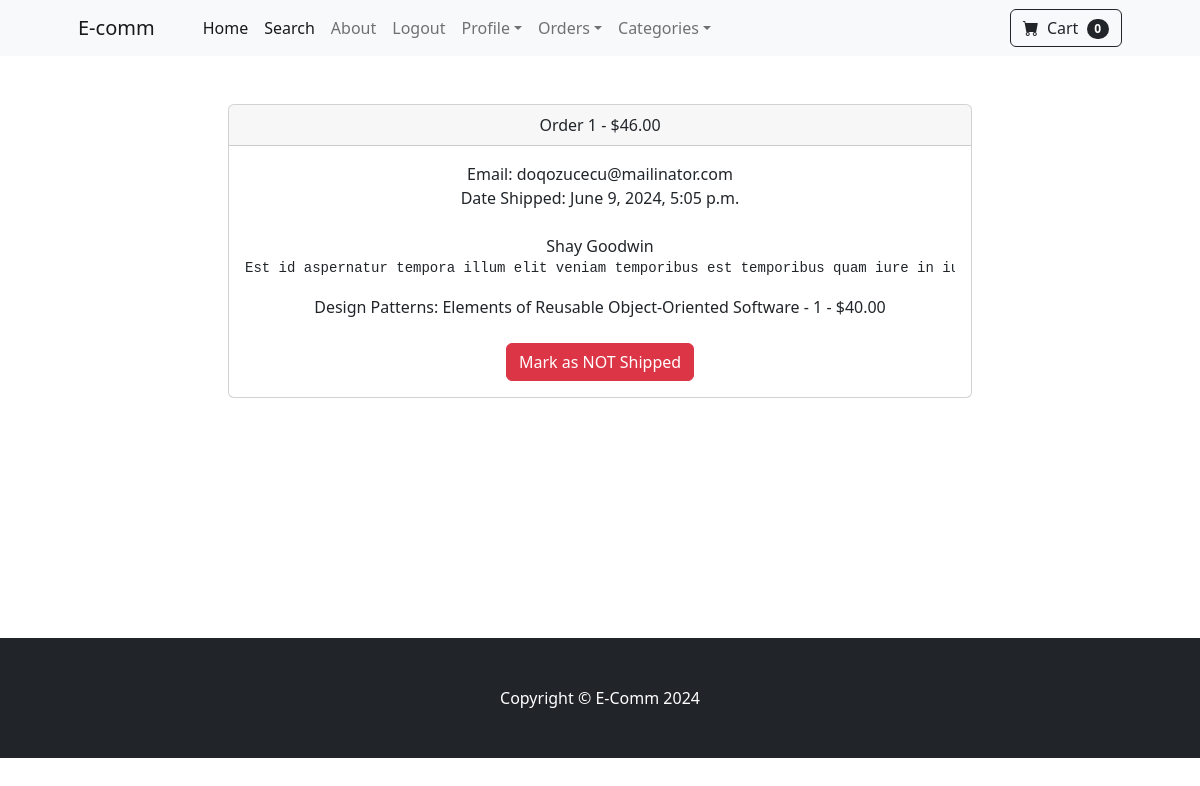
/payment/orders/1 (signed in), run on an earlier commit of the app's database.
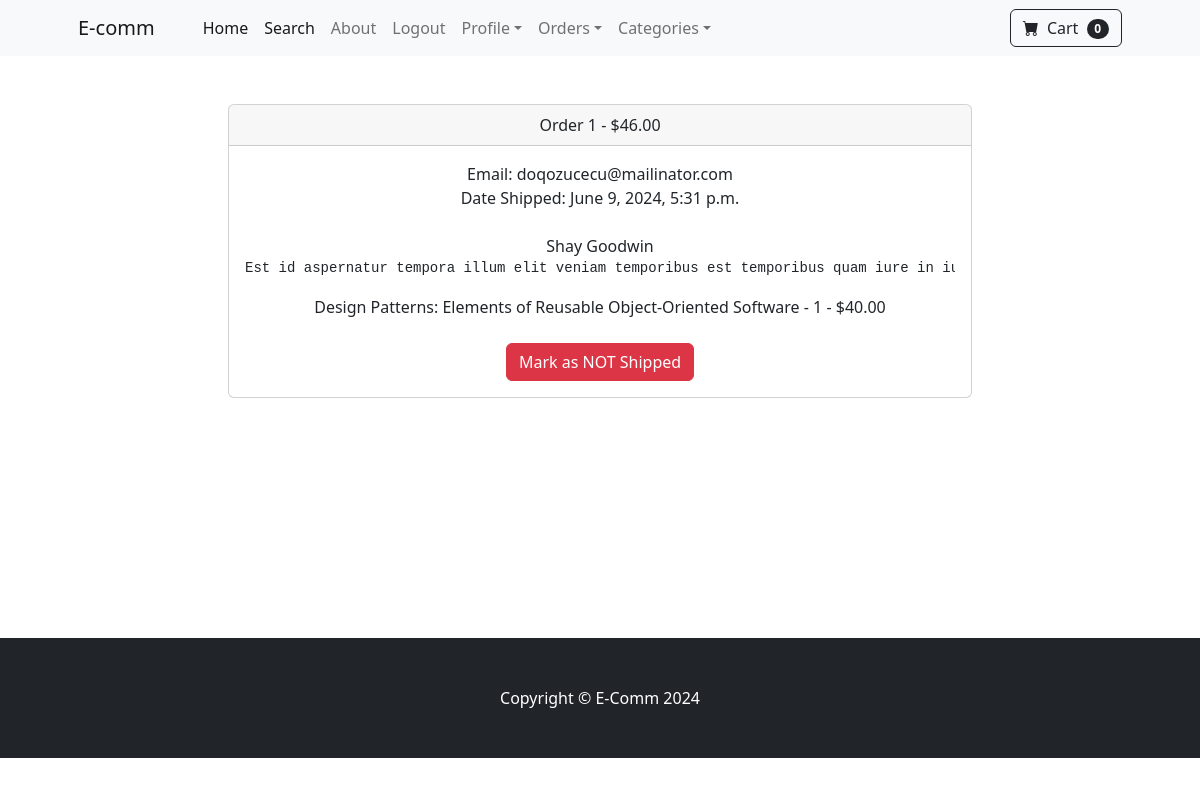
And on a later commit of the database.
### payment/models.py (models this page shows, shortened)
class Order(models.Model):
    user = models.ForeignKey(User, on_delete=models.CASCADE, null=True, blank=True)
    full_name = models.CharField(max_length=255)
    email = models.EmailField(max_length=255)
    shipping_address = models.TextField(max_length=15000)
    amount_paid = models.DecimalField(max_digits=10, decimal_places=2)
    date_ordered = models.DateTimeField(auto_now_add=True)
    shipped = models.BooleanField(default=False)
    date_shipped = models.DateTimeField(blank=True, null=True)

### payment/views.py (the view, shortened to what this page needs)
# urls.py: path('orders/<int:pk>', views.orders, name='orders'),
def orders(request, pk):
    if request.user.is_authenticated and request.user.is_superuser:
        order = Order.objects.get(id=pk)     #Get order
        items = OrderItem.objects.filter(order=pk)   #Get the order items
        return render(request, 'payment/orders.html', {"order":order, "items":items})
    else:
        messages.success(request, "Access Denied")
        return redirect ('home')

### cart/cart.py (called while the page is built)
    def __len__(self):
        return len(self.cart)

### cart/context_processors.py (called while the page is built)
def cart(request):
    return {'cart': Cart(request)}

### store/models.py (called while the page is built)
    def __str__(self):
        return self.name

### payment/templates/payment/orders.html (shortened to what this page needs)
{% extends 'base.html' %}
{% block content %}
        <div class="container">
            <div class="row">
                <center>
                    <div class="col-8">
                        <br><br>
                      <div class="card">
                        <div class="card-header">
                          Order {{ order.id }} - ${{ order.amount_paid }}
                        </div>
                        <div class="card-body">
                         Email: {{ order.email }}<br>
                         {% if order.date_shipped %}
                         Date Shipped: {{ order.date_shipped}}
                         {% else %}
                         Date Ordered: {{ order.date_ordered}}
                         {% endif %}
                         <br><br>
                         {{ order.full_name }}<br>
                         <pre>{{order.shipping_address}}</pre>
                         {% for item in items %}
                         {{ item.product }} - {{ item.quantity }} - ${{ item.price }}
                         {% endfor %}<br><br>
                         {% if not order.shipped %}
                         <form method="POST">
                          {% csrf_token %}
                          <input type="hidden" name="shipping_status" value="true">
                           <button type="submit" class="btn btn-success">Mark as Shipped</button>
                           </form>
                          {% else %}
                          <form method="POST">
                             <button type="submit" class="btn btn-danger">Mark as NOT Shipped</button>
                             </form>
                          {% endif %}
                        </div>
                      </div>
                    </div>
                </center>
            </div>
        </div> <br><br><br><br><br><br><br><br><br><br>
{% endblock %}

What changed in the data, as far as the page shows it:
changed Order "doqozucecu@mailinator.com": date_shipped "June 9, 2024, 5:05 p.m." → "June 9, 2024, 5:31 p.m."
